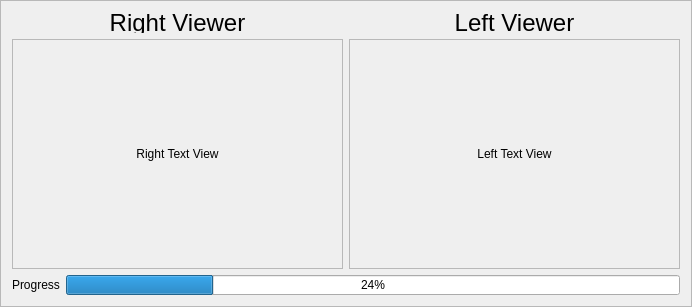
<?xml version="1.0" encoding="UTF-8"?>
<ui version="4.0">
 <class>ViewerFrame</class>
 <widget class="QFrame" name="ViewerFrame">
  <property name="geometry">
   <rect>
    <x>0</x>
    <y>0</y>
    <width>692</width>
    <height>307</height>
   </rect>
  </property>
  <property name="windowTitle">
   <string>Frame</string>
  </property>
  <property name="frameShape">
   <enum>QFrame::StyledPanel</enum>
  </property>
  <property name="frameShadow">
   <enum>QFrame::Raised</enum>
  </property>
  <layout class="QVBoxLayout" name="verticalLayout_2">
   <item>
    <layout class="QVBoxLayout" name="verticalLayout">
     <item>
      <layout class="QHBoxLayout" name="horizontalLayout">
       <item>
        <layout class="QVBoxLayout" name="verticalLayout_8">
         <item>
          <widget class="QLabel" name="rightViewerLabel">
           <property name="sizePolicy">
            <sizepolicy hsizetype="Expanding" vsizetype="Preferred">
             <horstretch>0</horstretch>
             <verstretch>0</verstretch>
            </sizepolicy>
           </property>
           <property name="maximumSize">
            <size>
             <width>16777215</width>
             <height>21</height>
            </size>
           </property>
           <property name="font">
            <font>
             <pointsize>18</pointsize>
            </font>
           </property>
           <property name="text">
            <string>Right Viewer</string>
           </property>
           <property name="alignment">
            <set>Qt::AlignCenter</set>
           </property>
          </widget>
         </item>
         <item>
          <widget class="QFrame" name="rightViewerFrame">
           <property name="sizePolicy">
            <sizepolicy hsizetype="Expanding" vsizetype="Preferred">
             <horstretch>0</horstretch>
             <verstretch>0</verstretch>
            </sizepolicy>
           </property>
           <property name="minimumSize">
            <size>
             <width>0</width>
             <height>0</height>
            </size>
           </property>
           <property name="frameShape">
            <enum>QFrame::StyledPanel</enum>
           </property>
           <property name="frameShadow">
            <enum>QFrame::Raised</enum>
           </property>
           <layout class="QHBoxLayout" name="horizontalLayout_10">
            <item>
             <widget class="QLabel" name="rightTextView">
              <property name="sizePolicy">
               <sizepolicy hsizetype="Expanding" vsizetype="Preferred">
                <horstretch>0</horstretch>
                <verstretch>0</verstretch>
               </sizepolicy>
              </property>
              <property name="text">
               <string>Right Text View</string>
              </property>
              <property name="alignment">
               <set>Qt::AlignCenter</set>
              </property>
             </widget>
            </item>
           </layout>
          </widget>
         </item>
        </layout>
       </item>
       <item>
        <layout class="QVBoxLayout" name="verticalLayout_9">
         <item>
          <widget class="QLabel" name="leftViewerLabel">
           <property name="sizePolicy">
            <sizepolicy hsizetype="Expanding" vsizetype="Preferred">
             <horstretch>0</horstretch>
             <verstretch>0</verstretch>
            </sizepolicy>
           </property>
           <property name="maximumSize">
            <size>
             <width>16777215</width>
             <height>21</height>
            </size>
           </property>
           <property name="font">
            <font>
             <pointsize>18</pointsize>
            </font>
           </property>
           <property name="text">
            <string>Left Viewer</string>
           </property>
           <property name="scaledContents">
            <bool>false</bool>
           </property>
           <property name="alignment">
            <set>Qt::AlignCenter</set>
           </property>
          </widget>
         </item>
         <item>
          <widget class="QFrame" name="leftViewerFrame">
           <property name="sizePolicy">
            <sizepolicy hsizetype="Expanding" vsizetype="Preferred">
             <horstretch>0</horstretch>
             <verstretch>0</verstretch>
            </sizepolicy>
           </property>
           <property name="minimumSize">
            <size>
             <width>0</width>
             <height>0</height>
            </size>
           </property>
           <property name="frameShape">
            <enum>QFrame::StyledPanel</enum>
           </property>
           <property name="frameShadow">
            <enum>QFrame::Raised</enum>
           </property>
           <layout class="QHBoxLayout" name="horizontalLayout_8">
            <item>
             <widget class="QLabel" name="leftTextView">
              <property name="sizePolicy">
               <sizepolicy hsizetype="Expanding" vsizetype="Preferred">
                <horstretch>0</horstretch>
                <verstretch>0</verstretch>
               </sizepolicy>
              </property>
              <property name="text">
               <string>Left Text View</string>
              </property>
              <property name="alignment">
               <set>Qt::AlignCenter</set>
              </property>
             </widget>
            </item>
           </layout>
          </widget>
         </item>
        </layout>
       </item>
      </layout>
     </item>
     <item>
      <layout class="QHBoxLayout" name="horizontalLayout_7">
       <item>
        <widget class="QLabel" name="progressLabel">
         <property name="sizePolicy">
          <sizepolicy hsizetype="Fixed" vsizetype="Preferred">
           <horstretch>0</horstretch>
           <verstretch>0</verstretch>
          </sizepolicy>
         </property>
         <property name="maximumSize">
          <size>
           <width>16777215</width>
           <height>20</height>
          </size>
         </property>
         <property name="text">
          <string>Progress</string>
         </property>
        </widget>
       </item>
       <item>
        <widget class="QProgressBar" name="progressBar">
         <property name="sizePolicy">
          <sizepolicy hsizetype="Expanding" vsizetype="Fixed">
           <horstretch>0</horstretch>
           <verstretch>0</verstretch>
          </sizepolicy>
         </property>
         <property name="maximumSize">
          <size>
           <width>16777215</width>
           <height>20</height>
          </size>
         </property>
         <property name="value">
          <number>24</number>
         </property>
        </widget>
       </item>
      </layout>
     </item>
    </layout>
   </item>
  </layout>
 </widget>
 <resources/>
 <connections/>
</ui>
